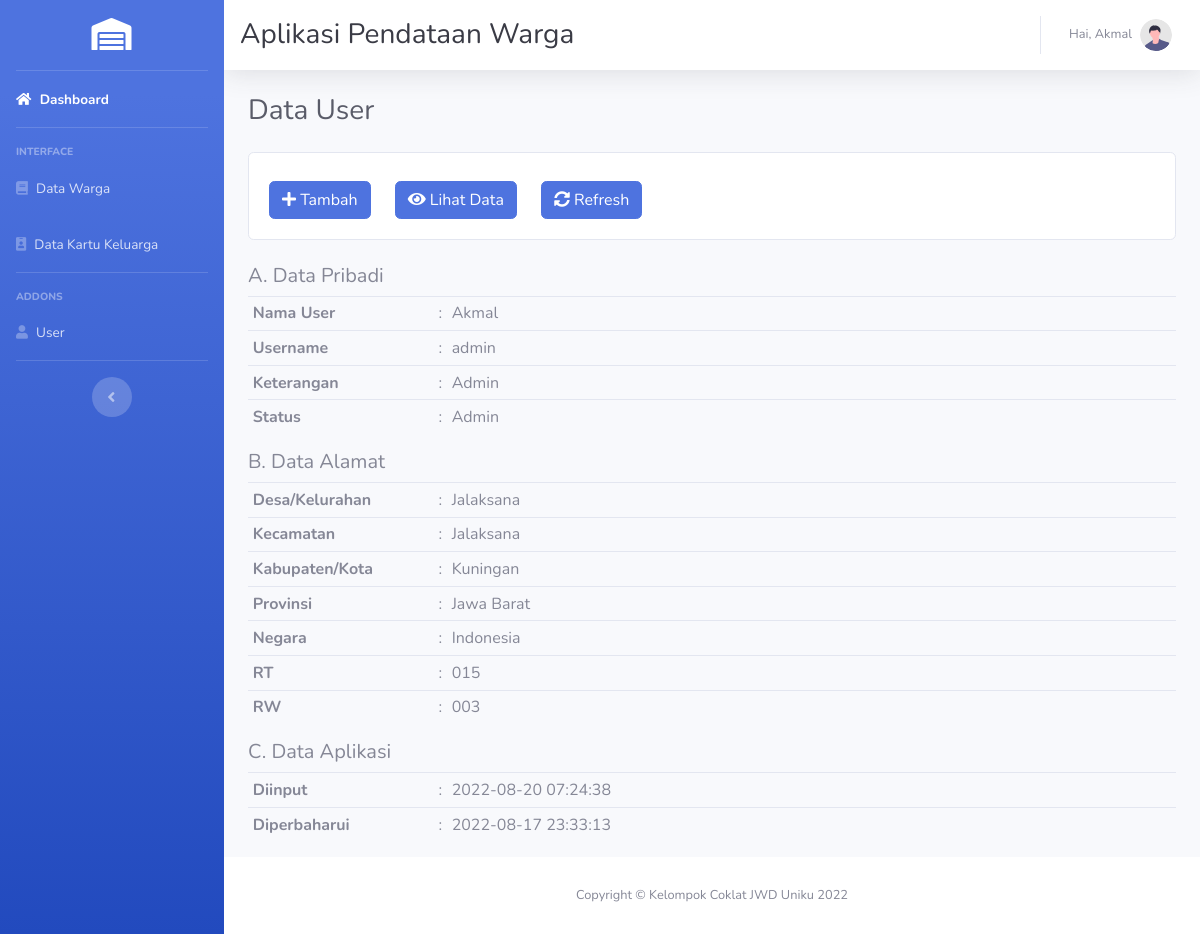
/pages/user/show.php?id_user=1 (signed in), run on the app's committed database.
### tables this page shows
CREATE TABLE `user` (
  `id_user` int(11) NOT NULL,
  `nama_user` varchar(45) NOT NULL,
  `username_user` varchar(20) NOT NULL,
  `password_user` varchar(32) NOT NULL,
  `keterangan_user` text NOT NULL,
  `status_user` enum('Admin','RT','RW') NOT NULL,
  `desa_kelurahan_user` varchar(30) NOT NULL,
  `kecamatan_user` varchar(30) NOT NULL,
  `kabupaten_kota_user` varchar(30) NOT NULL,
  `provinsi_user` varchar(30) NOT NULL,
  `negara_user` varchar(30) NOT NULL,
  `rt_user` varchar(3) NOT NULL,
  `rw_user` varchar(3) NOT NULL,
  `created_at` timestamp NOT NULL DEFAULT current_timestamp() ON UPDATE current_timestamp(),
  `updated_at` timestamp NOT NULL DEFAULT '0000-00-00 00:00:00'
);

### pages/user/data-show.php (called while the page is built)
<?php
require_once "../../config/koneksi.php";
$get_id_user = $_GET['id_user'];
$query = "SELECT * FROM user WHERE id_user = $get_id_user";
$hasil = mysqli_query($db, $query);
$data_user = array();
while ($row = mysqli_fetch_assoc($hasil)) {
  $data_user[] = $row;
}

### pages/user/show.php (the view)
<?php include('../_partials/dashboard-top.php') ?>
<div id="wrapper">
  <?php include('../_partials/dashboard-sidebar.php'); ?>
  <div id="content-wrapper" class="d-flex flex-column">
    <div id="content">
      <?php include('../_partials/dashboard-topbar.php'); ?>
      <div class="container-fluid">
        <div class="d-sm-flex align-items-center justify-content-between mb-4">
          <h1 class="h3 mb-0 text-gray-800">Data User</h1>
        </div>
        <?php include('_partials/menu.php') ?>
        <?php include('data-show.php') ?>
        <h5>A. Data Pribadi</h5>
        <table class="table table-sm table-middle">
          <tr>
            <th width="20%">Nama User</th>
            <td width="1%">:</td>
            <td><?php echo $data_user[0]['nama_user'] ?></td>
          </tr>
          <tr>
            <th>Username</th>
            <td>:</td>
            <td><?php echo $data_user[0]['username_user'] ?></td>
          </tr>
          <tr>
            <th>Keterangan</th>
            <td>:</td>
            <td><?php echo $data_user[0]['keterangan_user'] ?></td>
          </tr>
          <tr>
            <th>Status</th>
            <td>:</td>
            <td><?php echo $data_user[0]['status_user'] ?></td>
          </tr>
        </table>
        <h5>B. Data Alamat</h5>
        <table class="table table-sm">
          <tr>
            <th width="20%">Desa/Kelurahan</th>
            <td width="1%">:</td>
            <td><?php echo $data_user[0]['desa_kelurahan_user'] ?></td>
          </tr>
          <tr>
            <th>Kecamatan</th>
            <td>:</td>
            <td><?php echo $data_user[0]['kecamatan_user'] ?></td>
          </tr>
          <tr>
            <th>Kabupaten/Kota</th>
            <td>:</td>
            <td><?php echo $data_user[0]['kabupaten_kota_user'] ?></td>
          </tr>
          <tr>
            <th>Provinsi</th>
            <td>:</td>
            <td><?php echo $data_user[0]['provinsi_user'] ?></td>
          </tr>
          <tr>
            <th>Negara</th>
            <td>:</td>
            <td><?php echo $data_user[0]['negara_user'] ?></td>
          </tr>
          <tr>
            <th>RT</th>
            <td>:</td>
            <td><?php echo $data_user[0]['rt_user'] ?></td>
          </tr>
          <tr>
            <th>RW</th>
            <td>:</td>
            <td><?php echo $data_user[0]['rw_user'] ?></td>
          </tr>
        </table>
        <h5>C. Data Aplikasi</h5>
        <table class="table table-sm">
          <tr>
            <th width="20%">Diinput</th>
            <td width="1%">:</td>
            <td><?php echo $data_user[0]['created_at'] ?></td>
          </tr>
          <tr>
            <th>Diperbaharui</th>
            <td>:</td>
            <td><?php echo $data_user[0]['updated_at'] ?></td>
          </tr>
        </table>
      </div>
    </div>
    <?php include('../_partials/dashboard-footer.php'); ?>
  </div>
</div>
<?php include('../_partials/dashboard-bottom.php') ?>

### data on the page
user: nama_user "Akmal", username_user "admin", keterangan_user "Admin", status_user "Admin", desa_kelurahan_user "Jalaksana", kecamatan_user "Jalaksana", kabupaten_kota_user "Kuningan", provinsi_user "Jawa Barat", negara_user "Indonesia", rt_user "015", rw_user "003", created_at "2022-08-20 07:24:38", updated_at "2022-08-17 23:33:13"

### other printed values
$_SESSION['user']['nama_user'] "Akmal"
